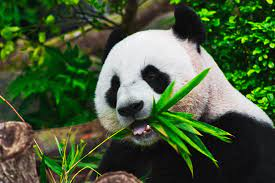
#> input picture Acmegrade_Little_Projects(Deep_Learning)/pandas_image.jpg, 275 x 183 px
$ jupyter execute 'Image Processing using OpenCV.ipynb'
#> lines starting #> are read from the running program, lines starting #| are printed output that depends on the picture; after the words box and inside, x2 and y2 are one past the last pixel; in counts of white or black regions, pixels touching at a corner belong together
[cell 1]
import cv2
from matplotlib import pyplot as plt
import numpy

[cell 2]
panda_img = cv2.imread(r"pandas_image.jpg")
#> panda_img is the input picture: shape (183, 275, 3); mean B, G, R 56, 89.8, 69.7

[cell 3]
type(panda_img)

[cell 4]
height, width, channels = panda_img.shape
#> height = 183; width = 275; channels = 3

[cell 5]
print(height)
#| 183
print(width)
#| 275
print(channels)
#| 3

[cell 6]
plt.imshow(panda_img)

[cell 7]
# Computer Vision: It is an inter disclipinary scientific field that deals with how computer can gain
# high level undestanding from digital images or videos.

[cell 8]
# It is referred to as a field of study that comprises techniques and methodologies
# used to capture, analyse and process images and videos and take decisions based on information extracted
# from images or videos.

[cell 9]
# Open CV - The Open Source Computer Vision
# The imread() function read on image file in the form of a numpy array

[cell 10]
# Printing the individual color channels of an image using the split() method

b, g, r = cv2.split(panda_img)
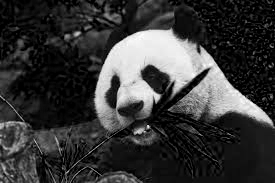
#> b: shape (183, 275); min 0, max 255, mean 56
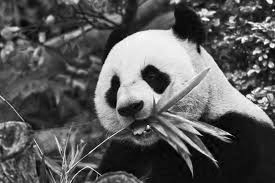
#> g: shape (183, 275); min 0, max 255, mean 89.8
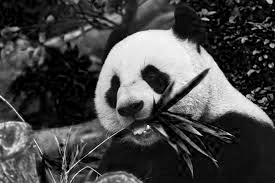
#> r: shape (183, 275); min 0, max 255, mean 69.7

[cell 11]
plt.imshow(b)

[cell 12]
plt.imshow(g)

[cell 13]
plt.imshow(r)

[cell 14]
# Convert the color channels of an image from BGR to RGB

panda_img_temp = cv2.imread(r"pandas_image.jpg")

[cell 15]
panda_img = cv2.cvtColor(panda_img_temp, cv2.COLOR_BGR2RGB)
plt.imshow(panda_img)

[cell 16]
# Saving an image in different format

panda_img = cv2.imread(r"pandas_image.jpg")
cv2.imwrite(r"panda_opencv.png", panda_img)
#> Out = True

[cell 17]
# Converting an image to grayscale

panda_img_temp = cv2.imread(r"pandas_image.jpg")
panda_img = cv2.cvtColor(panda_img_temp, cv2.COLOR_BGR2GRAY)
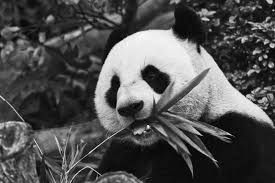
#> panda_img: shape (183, 275); min 0, max 255, mean 80
plt.imshow(panda_img)

[cell 18]
# Cropping an image

panda_image = cv2.imread(r"pandas_image.jpg")
y = 50
x = 50
h = 50
w = 50

crop_img = panda_image[y:y+h, x:x+w]
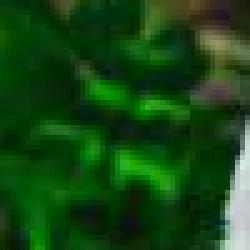
#> crop_img: shape (50, 50, 3) (shown 5 times larger); mean B, G, R 18.8, 70.1, 20.6
plt.imshow(crop_img)

[cell 19]
# Resizing an image
panda_img_temp = cv2.imread(r"pandas_image.jpg")
resized_img = cv2.resize(panda_img_temp, (100, 50))
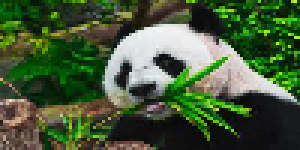
#> resized_img: shape (50, 100, 3) (shown 3 times larger); mean B, G, R 55.9, 89.7, 69.7
plt.imshow(resized_img)

[cell 20]
# Applying filters

# Blur filter - It smooths an image by replacing pixels with the average value of surrounding pixels

panda_img_temp = cv2.imread(r"pandas_image.jpg")
panda_img = cv2.blur(panda_img_temp, (5, 5))
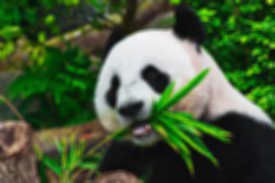
#> panda_img: shape (183, 275, 3); mean B, G, R 56, 89.8, 69.7
plt.imshow(panda_img)

[cell 21]
# Edge Detection filter

panda_img_temp = cv2.imread(r"pandas_image.jpg")
panda_img = cv2.Canny(panda_img_temp, 80, 200)
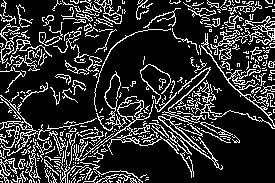
#> panda_img: shape (183, 275); 18.7% white in thin lines or dots
plt.imshow(panda_img)

[cell 22]
# Changing image orientation

from PIL import Image
panda_img = Image.open(r"pandas_image.jpg")
panda_img_ud = panda_img.transpose(Image.ROTATE_180)
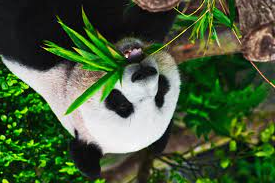
#> panda_img_ud: PIL image 275x183 RGB; mean R, G, B 69.7, 89.8, 56
display(panda_img_ud)

[cell 23]
panda_img_ud = panda_img.transpose(Image.FLIP_LEFT_RIGHT)
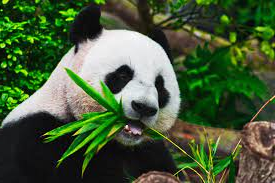
#> panda_img_ud: PIL image 275x183 RGB; mean R, G, B 69.7, 89.8, 56
display(panda_img_ud)

$ run again, with Acmegrade_Little_Projects(Deep_Learning)/fem_Image.jpg copied over Acmegrade_Little_Projects(Deep_Learning)/pandas_image.jpg
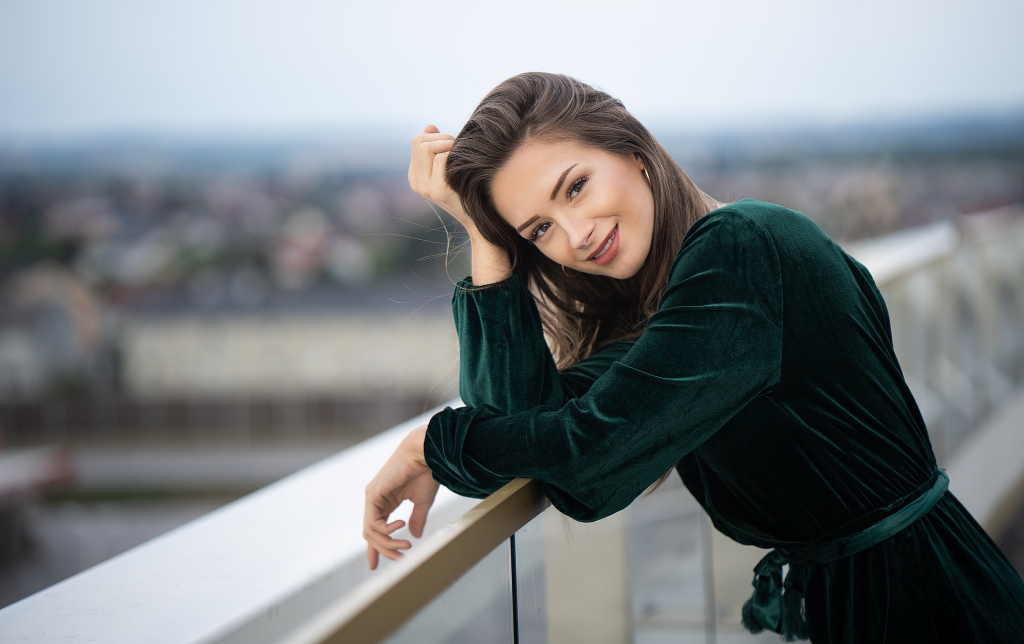
#> input picture Acmegrade_Little_Projects(Deep_Learning)/fem_Image.jpg, 2048 x 1288 px (shown at 1/2 size)
#> panda_img is the input picture: shape (1288, 2048, 3); mean B, G, R 129.4, 126.7, 122.3
#| 1288
#| 2048
#| 3
#> Out = True
#> `panda_img = cv2.Canny(panda_img_temp, 80, 200)`:
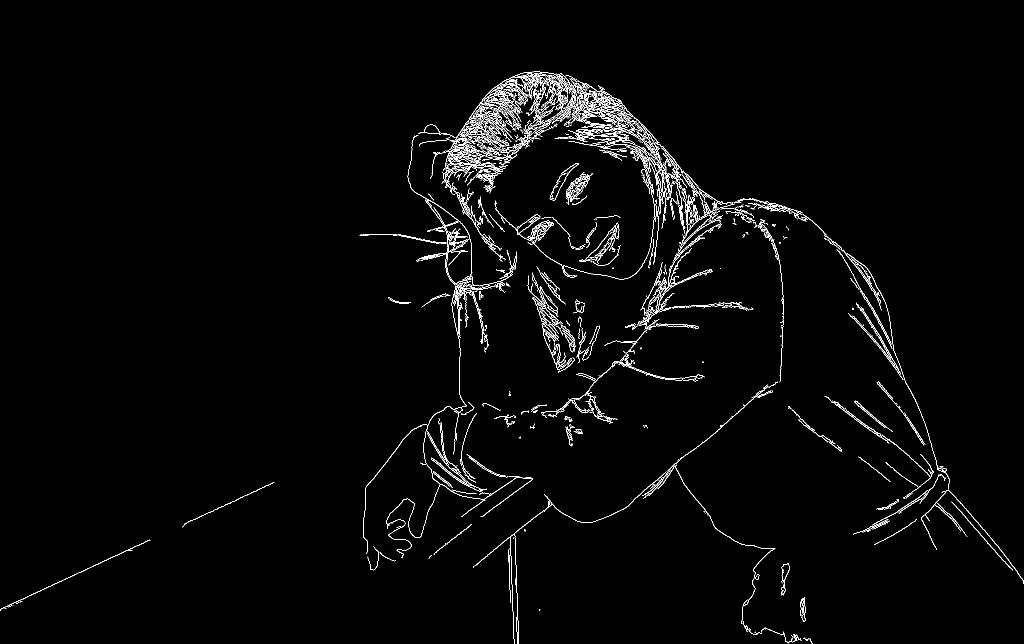
#> panda_img: shape (1288, 2048) (shown at 1/2 size); 1.9% white in thin lines or dots, all inside (x1, y1, x2, y2) = (0, 143, 2048, 1288)
#> `panda_img_ud = panda_img.transpose(Image.FLIP_LEFT_RIGHT)`:
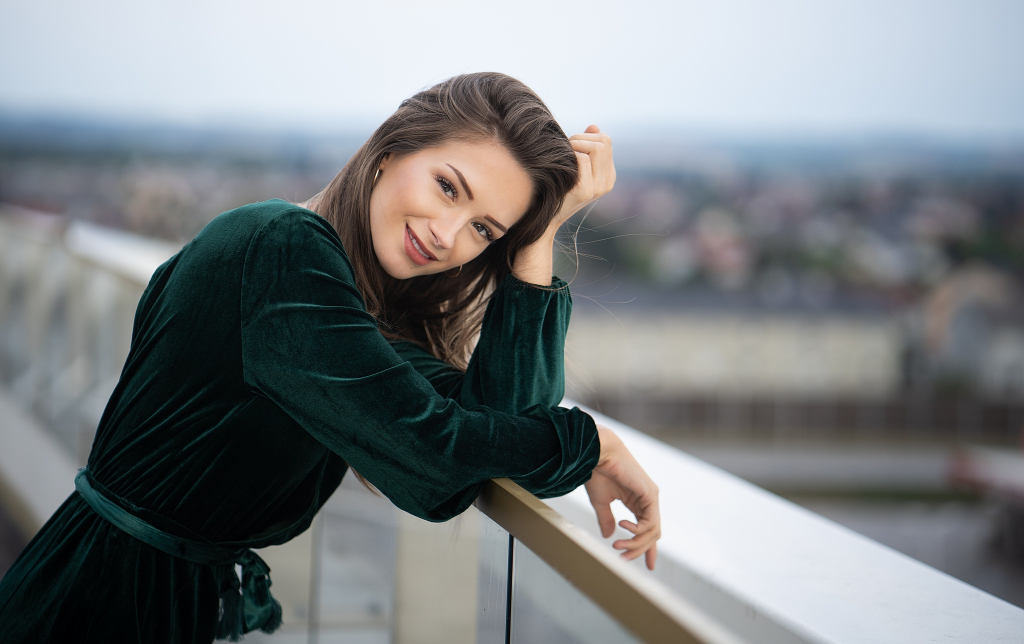
#> panda_img_ud: PIL image 2048x1288 RGB (shown at 1/2 size); mean R, G, B 122.3, 126.7, 129.4

$ run again, with Acmegrade_Little_Projects(Deep_Learning)/dog.png saved as Acmegrade_Little_Projects(Deep_Learning)/pandas_image.jpg
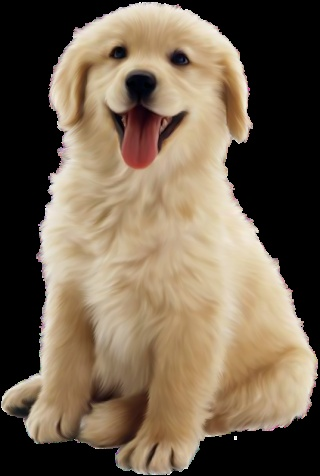
#> input picture Acmegrade_Little_Projects(Deep_Learning)/dog.png, 320 x 476 px
#> panda_img is the input picture: shape (476, 320, 3); mean B, G, R 79.2, 98.7, 114.8
#| 476
#| 320
#| 3
#> Out = True
#> `panda_img_ud = panda_img.transpose(Image.FLIP_LEFT_RIGHT)`:
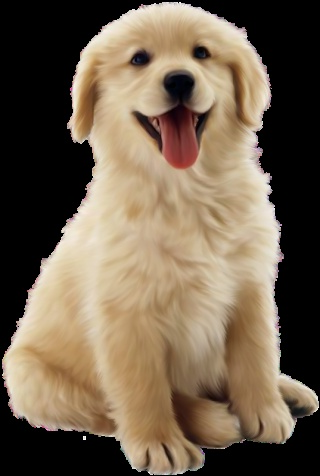
#> panda_img_ud: PIL image 320x476 RGB; mean R, G, B 114.8, 98.7, 79.2
